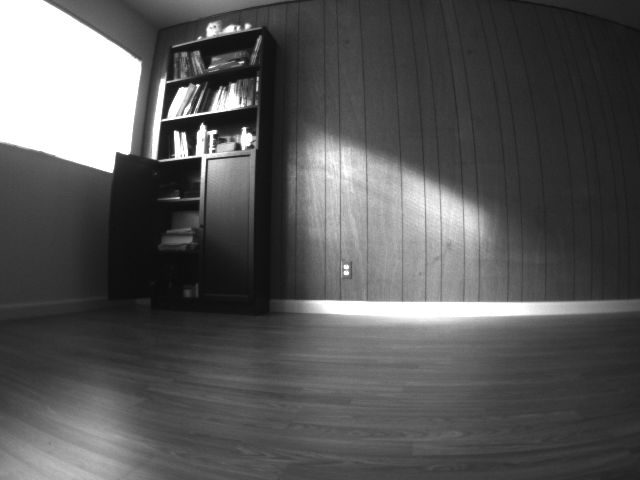
#> input picture utils/snapshots/test/left_1.png, 640 x 480 px, given in place of left_4.png, which was not available
$ python test.py   (Python 2 division)   (older library calls are emulated)
#> lines starting #> are read from the running program, lines starting #| are printed output that depends on the picture; pictures that were not available may be replaced by others from this repository, and a replacement may not be noted
import cv2
import numpy as np
from data.calibration_constants import *
import sys
import random
import time
import math

import matplotlib.pyplot as plt
from mpl_toolkits.mplot3d import Axes3D

from rigid_estimator import estimate_rotation


# dl.reshape(dl.size)[4] = 0
# dr.reshape(dr.size)[4] = 0

Rl, Rr, Pl, Pr, Q, poi1, poi2 = cv2.stereoRectify(
    Ml, dl,
    Mr, dr,
    (640, 480), R, T,
    None, None, None, None, None,
    cv2.CALIB_ZERO_DISPARITY, 0, (640, 480))

fd = Pl[0, 0]
t = Pr[0, 3]/fd

print "Ml = ", Ml
print "Rl = ", Rl
print "Pl = ", Pl
print "Mr = ", Mr
print "Pr = ", Pr
print "Q = ", Q
print "t = ", abs(t)

mlx, mly = cv2.initUndistortRectifyMap(Ml, dl, Rl, Pl, (640, 480), cv2.CV_16SC2)
mrx, mry = cv2.initUndistortRectifyMap(Mr, dr, Rr, Pr, (640, 480), cv2.CV_16SC2)


# [59 lines left out: functions speedTest, clique, not called in this run]

def descDist(d1, d2):
    return np.linalg.norm(d1 - d2)

t0 = -1
def mark(desc):
    global t0
    t1 = time.time()
    if (t0 != -1):
        print "T(" + desc + "):", t1 - t0
    t0 = time.time()

def processImagePair(kind, index):
#> called with kind = 'still', index = 4
    mark("start")
    left = cv2.imread("utils/snapshots/test/%s/left_%d.png" % (kind, index))
#> left is the input picture: shape (480, 640, 3); min 11, max 255, mean 88.2
    right = cv2.imread("utils/snapshots/test/%s/right_%d.png" % (kind, index))
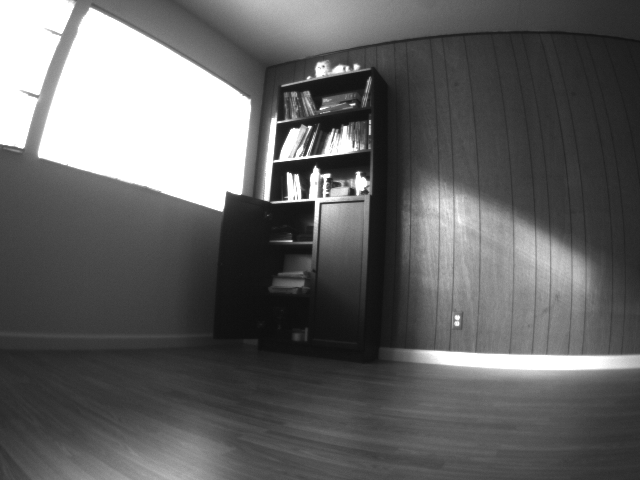
#> input picture utils/snapshots/test/left_10.png, 640 x 480 px, given in place of right_4.png, which was not available
#> right is the input picture: shape (480, 640, 3); min 13, max 255, mean 99.7
    if left is None or right is None:
        return False

    mark("load")
    #showStereoImage(left, right)

    left1 = cv2.remap(left, mlx, mly, cv2.INTER_LINEAR)
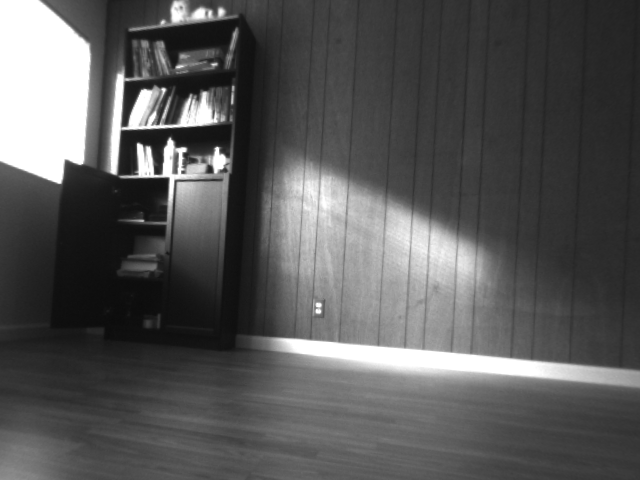
#> left1: shape (480, 640, 3); min 11, max 255, mean 87.6
    right1 = cv2.remap(right, mrx, mry, cv2.INTER_LINEAR)
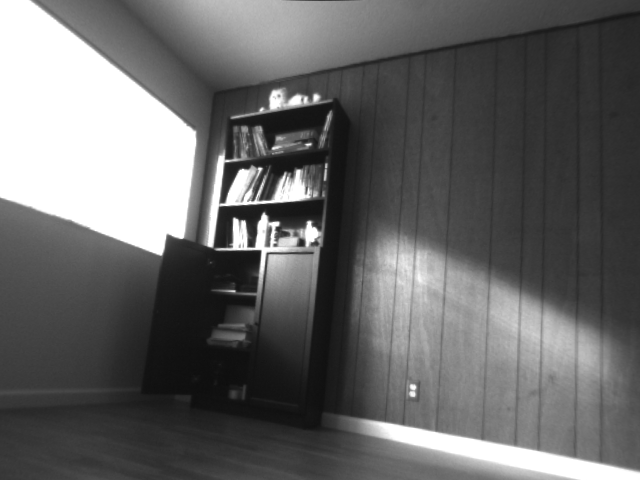
#> right1: shape (480, 640, 3); min 13, max 255, mean 102.5

    mark("remap")

#> (the run stopped early here; a loop or call above may not have finished)
